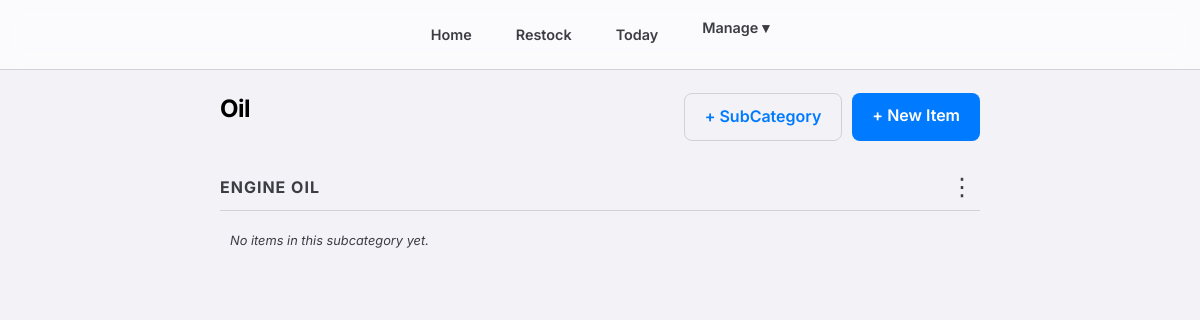
Page /manage/category/1/ (signed in) on the earlier database version.
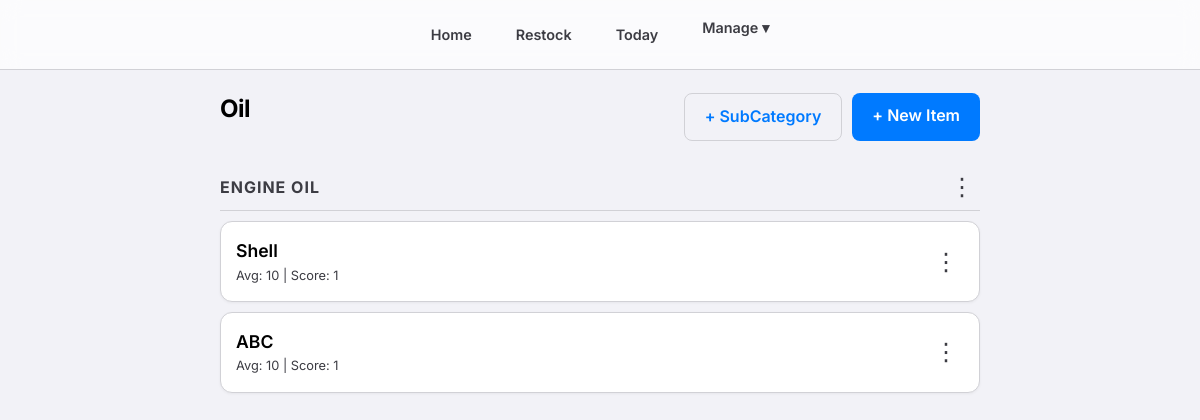
Same page on the later database version.
### consumables/models.py (models this page shows, shortened)
class SubCategory(models.Model):
    name = models.CharField(max_length=100)
    category = models.ForeignKey(Category, related_name='subcategories', on_delete=models.CASCADE)
    class Meta:
        verbose_name_plural = "Sub Categories"

class Item(models.Model):
    category = models.ForeignKey(Category, related_name='items', on_delete=models.CASCADE)
    subcategory = models.ForeignKey(SubCategory, related_name='items', on_delete=models.SET_NULL, null=True, blank=True)
    name = models.CharField(max_length=200)
    average_stock = models.IntegerField(default=0, help_text="Ideal stock level for calculation")
    current_stock = models.IntegerField(default=0)
    usage_count = models.IntegerField(default=0, help_text="Cached popularity score (frequency of use)")
    score = models.IntegerField(default=1, help_text="Credits earned per unit taken")
    class Meta:
        constraints = [
            models.UniqueConstraint(
                fields=['category', 'name'],
                condition=models.Q(subcategory__isnull=True),
                name='unique_direct_item_idx'
            ),
            models.UniqueConstraint(
                fields=['subcategory', 'name'],
                name='unique_subcategory_item_idx'
            )
        ]
        ordering = ['-usage_count', 'name']

### consumables/views.py (the view)
# urls.py: path('manage/category/<int:category_id>/', views.category_detail, name='category_detail'),
@login_required
def category_detail(request, category_id):
    category = get_object_or_404(Category.objects.prefetch_related('items', 'subcategories', 'subcategories__items'), pk=category_id)
    return render(request, 'consumables/category_detail.html', {'category': category})

### consumables/templates/consumables/category_detail.html (shortened to what this page needs)
{% extends 'consumables/base.html' %}
{% block content %}
<div
    style="display: flex; justify-content: space-between; align-items: center; margin-bottom: 20px; flex-wrap: wrap; gap: 10px;">
    <h2>{{ category.name }}</h2>
    <div style="display: flex; gap: 10px;">
        <a href="{% url 'add_subcategory' category.id %}" class="btn"
            style="background-color: var(--bg-secondary); border: 1px solid var(--border-color);">+ SubCategory</a>
        <a href="{% url 'add_item' category.id %}" class="btn btn-primary">+ New Item</a>
    </div>
</div>
{% for sub in category.subcategories.all %}
<div
    style="margin-top: 25px; margin-bottom: 10px; padding-bottom: 5px; border-bottom: 1px solid var(--border-color); display: flex; justify-content: space-between; align-items: center;">
    <h4
        style="font-size: 1rem; color: var(--text-secondary); text-transform: uppercase; letter-spacing: 1px; margin: 0;">
        {{ sub.name }}
    </h4>
    <details class="details-dropdown">
        <summary>&#8942;</summary>
    </details>
</div>
{% for item in sub.items.all %}
<div class="item-card">
    <div class="item-info">
        <div class="item-name">{{ item.name }}</div>
        <div class="item-stock">Avg: {{ item.average_stock }} | Score: {{ item.score }}</div>
    </div>
    <div>
        <details class="details-dropdown">
            <summary>&#8942;</summary>
        </details>
    </div>
</div>
{% empty %}
<div style="color: var(--text-secondary); font-size: 0.8rem; font-style: italic; padding: 10px;">No items in this
    subcategory yet.</div>
{% endfor %}
{% endfor %}
{% endblock %}

Differences in the rows shown:
shown differently, row unchanged: SubCategory "ENGINE OIL": no longer shows "No items in this subcategory yet."
added Item: name "Shell", average_stock "10", score "1"
added Item: name "ABC", average_stock "10", score "1"
